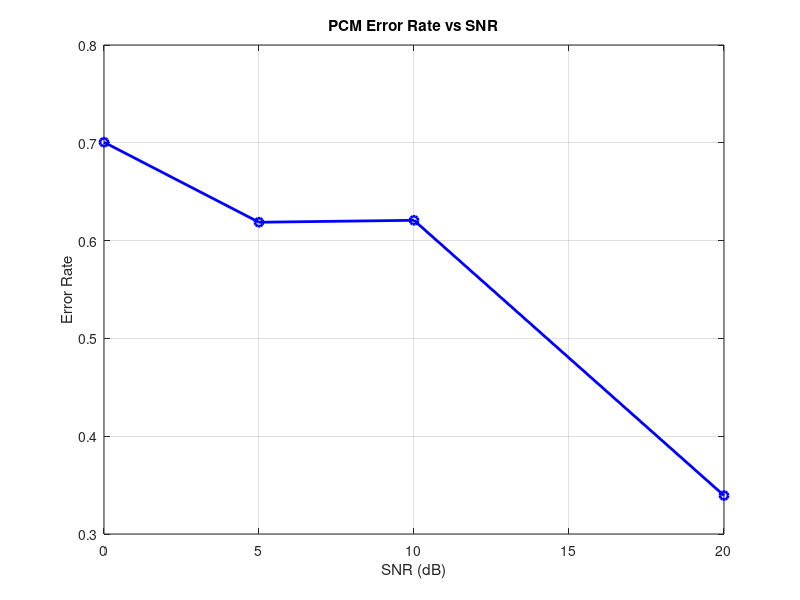
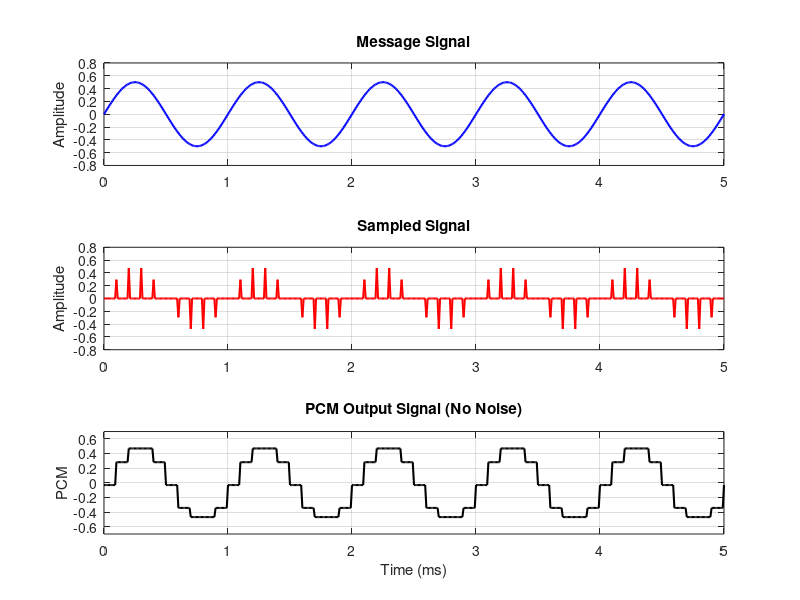
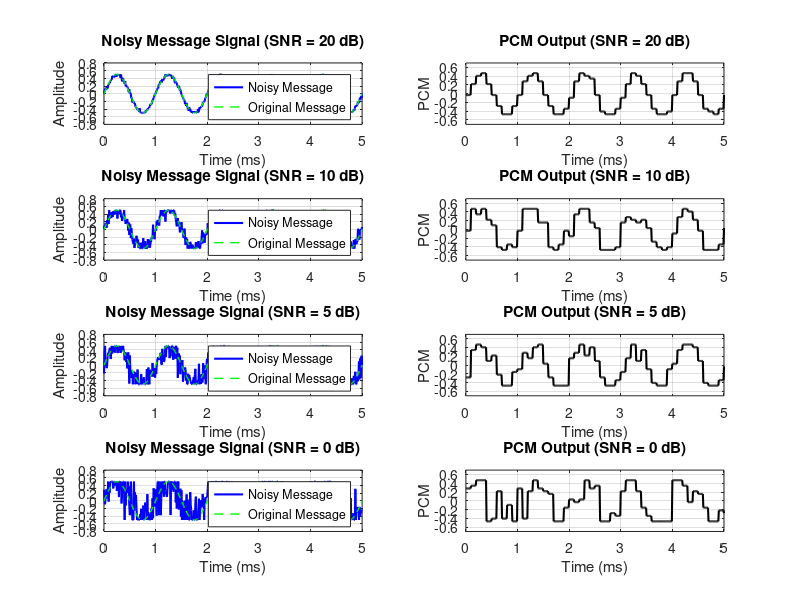

These figures' MATLAB source, in order:
clc;
clear;
close all;

%% 1. Basic Parameters
fs = 100e3;         % Sampling frequency (Hz)
t = 0:1/fs:5e-3;    % Time vector (5 milliseconds)
N = length(t);      % Number of samples

f_msg = 1000;       % Message signal frequency (Hz)
f_sample = 10e3;    % Sampling frequency for PCM (Hz)
quant_levels = 16;  % Number of quantization levels (4 bits)

%% 2. Generate Message Signal
msg = 0.5 * sin(2*pi*f_msg*t); % Message between -0.5 and 0.5 for PCM

%% 3. Generate Sampled Signal
sample_period = 1/f_sample;
sample_times = 0:sample_period:(length(t)/fs);
sample_indices = round(sample_times * fs) + 1;
sample_indices = sample_indices(sample_indices <= N);
msg_sampled = zeros(size(t));
msg_sampled(sample_indices) = msg(sample_indices);

%% 4. Generate Original PCM Signal
% Quantize the sampled signal
quant_edges = linspace(-0.5, 0.5, quant_levels+1);
quant_values = quant_edges(1:end-1) + (quant_edges(2) - quant_edges(1))/2;
pcm_original = zeros(size(t));
for i = 1:length(sample_indices)
    [~, idx] = min(abs(msg(sample_indices(i)) - quant_edges));
    pcm_original(sample_indices(i)) = quant_values(max(1, idx-1));
end
% Hold the quantized values between samples
for i = 1:length(sample_indices)-1
    idx = sample_indices(i):sample_indices(i+1)-1;
    pcm_original(idx) = pcm_original(sample_indices(i));
end
if sample_indices(end) < N
    pcm_original(sample_indices(end):end) = pcm_original(sample_indices(end));
end

%% 5. Add Noise Section and Analyze Effect
SNR_levels = [20, 10, 5, 0];  % Signal-to-Noise Ratio levels (dB)
error_rates = zeros(length(SNR_levels), 1);

figure('Name', 'PCM with Noise Analysis');
for i = 1:length(SNR_levels)
    SNR = SNR_levels(i);
    msg_noisy = awgn(msg, SNR, 'measured');
    msg_noisy = max(-0.5, min(0.5, msg_noisy)); % Clip to [-0.5, 0.5]
    
    pcm_noisy = zeros(size(t));
    for j = 1:length(sample_indices)
        [~, idx] = min(abs(msg_noisy(sample_indices(j)) - quant_edges));
        pcm_noisy(sample_indices(j)) = quant_values(max(1, idx-1));
    end
    for j = 1:length(sample_indices)-1
        idx = sample_indices(j):sample_indices(j+1)-1;
        pcm_noisy(idx) = pcm_noisy(sample_indices(j));
    end
    if sample_indices(end) < N
        pcm_noisy(sample_indices(end):end) = pcm_noisy(sample_indices(end));
    end
    
    error_rate = sum(pcm_noisy ~= pcm_original) / N;
    error_rates(i) = error_rate;
    
    subplot(length(SNR_levels), 2, 2*i-1);
    plot(t*1000, msg_noisy, 'b', 'LineWidth', 1.5);
    hold on;
    plot(t*1000, msg, 'g--', 'LineWidth', 1);
    title(['Noisy Message Signal (SNR = ', num2str(SNR), ' dB)']);
    xlabel('Time (ms)');
    ylabel('Amplitude');
    legend('Noisy Message', 'Original Message');
    grid on;
    
    subplot(length(SNR_levels), 2, 2*i);
    plot(t*1000, pcm_noisy, 'k', 'LineWidth', 1.5);
    title(['PCM Output (SNR = ', num2str(SNR), ' dB)']);
    xlabel('Time (ms)');
    ylabel('PCM');
    ylim([-0.7 0.7]);
    grid on;
end

%% 6. Plot Original Signals
figure('Name', 'Original Signals');
subplot(3,1,1);
plot(t*1000, msg, 'b', 'LineWidth', 1.5);
title('Message Signal');
ylabel('Amplitude');
grid on;

subplot(3,1,2);
plot(t*1000, msg_sampled, 'r', 'LineWidth', 1.5);
title('Sampled Signal');
ylabel('Amplitude');
grid on;

subplot(3,1,3);
plot(t*1000, pcm_original, 'k', 'LineWidth', 1.5);
title('PCM Output Signal (No Noise)');
xlabel('Time (ms)');
ylabel('PCM');
ylim([-0.7 0.7]);
grid on;

%% 7. Display Error Rates
figure('Name', 'Error Rate vs SNR');
plot(SNR_levels, error_rates, 'bo-', 'LineWidth', 2);
xlabel('SNR (dB)');
ylabel('Error Rate');
title('PCM Error Rate vs SNR');
grid on;

disp('SNR (dB) | Error Rate');
disp('---------+------------');
for i = 1:length(SNR_levels)
    fprintf('%8d | %.6f\n', SNR_levels(i), error_rates(i));
end

%% 8. Save Figures as PNG
output_folder = fullfile(pwd, 'PCM_Outputs');
if ~exist(output_folder, 'dir')
    mkdir(output_folder);
end

fig_handles = findall(0, 'Type', 'figure');
for i = 1:length(fig_handles)
    fig = fig_handles(i);
    fig_name = get(fig, 'Name');
    fig_name = strrep(fig_name, ' ', '_');
    fig_name = strrep(fig_name, ':', '');
    saveas(fig, fullfile(output_folder, [fig_name '.png']));
end

